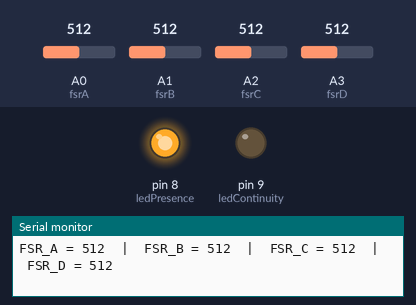
Bench run of a sketch on a simulated Arduino Uno, built with avr-gcc and run on an emulated ATmega328P. On the bench: output pins drawn as LEDs (lit = HIGH), the last lines printed to the serial monitor. The test bench sets the inputs (shaded band); at power-on: A0 (fsrA) = 512, A1 (fsrB) = 512, A2 (fsrC) = 512, A3 (fsrD) = 512.

Above: at 1.2 s.
1.3 s: A0 (fsrA) set to 105
4.3 s: A0 (fsrA) set to 92
7.3 s: A1 (fsrB) set to 107
At 10.2 s:
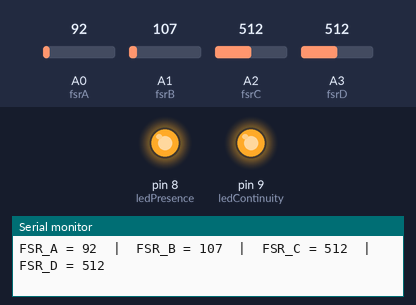
10.3 s: A1 (fsrB) set to 89
13.3 s: A2 (fsrC) set to 106
16.3 s: A2 (fsrC) set to 92
Timing chart, 0 to 19.3 s (numbered marks = the images above; inputs shaded):
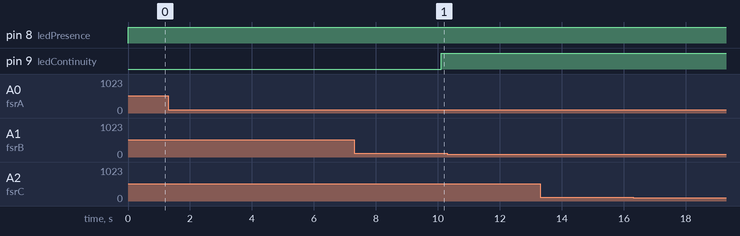

The sketch:

project.ino
```cpp
// Two FSR sensors read independently + 10-second continuous pressure check
// LED1 (pin 8) = pressure detected now
// LED2 (pin 9) = pressure continuous for 10 sec

const int fsrA = A0;
const int fsrB = A1;
const int fsrC = A2;
const int fsrD = A3;
const int ledPresence = 8;
const int ledContinuity = 9;

const int THRESHOLD = 10;
const unsigned long REQUIRED_CONTINUITY_MS = 10000UL; // 10 seconds in ms

bool continuousPresence = false;
unsigned long continuityStartTime = 0;

void setup() {
  Serial.begin(9600);
  pinMode(ledPresence, OUTPUT);
  pinMode(ledContinuity, OUTPUT);
  digitalWrite(ledContinuity, LOW);
}

void loop() {
  unsigned long now = millis();

  int vA = analogRead(fsrA);
  int vB = analogRead(fsrB);
  int vC = analogRead(fsrC);
  int vD = analogRead(fsrD);

  Serial.print("FSR_A = "); Serial.print(vA);
  Serial.print("  |  FSR_B = "); Serial.print(vB);
  Serial.print("  |  FSR_C = "); Serial.print(vC);
  Serial.print("  |  FSR_D = "); Serial.println(vD);

  bool pressureNow = (vA > THRESHOLD || vB > THRESHOLD || vC > THRESHOLD || vD > THRESHOLD );
  digitalWrite(ledPresence, pressureNow ? HIGH : LOW);

  // ===== HERE IS THE 10-SECOND CRITERIA CHECK 👇 =====
  if (pressureNow) {
    if (!continuousPresence) {
      continuousPresence = true;
      continuityStartTime = now; // mark when pressure began
    }
    if (now - continuityStartTime >= REQUIRED_CONTINUITY_MS) {
      digitalWrite(ledContinuity, HIGH); // LED2 ON after 10 sec continuous pressure

    }
  } else {
    continuousPresence = false;
    continuityStartTime = 0;
    digitalWrite(ledContinuity, LOW); // reset if pressure lost
  }
}
```
